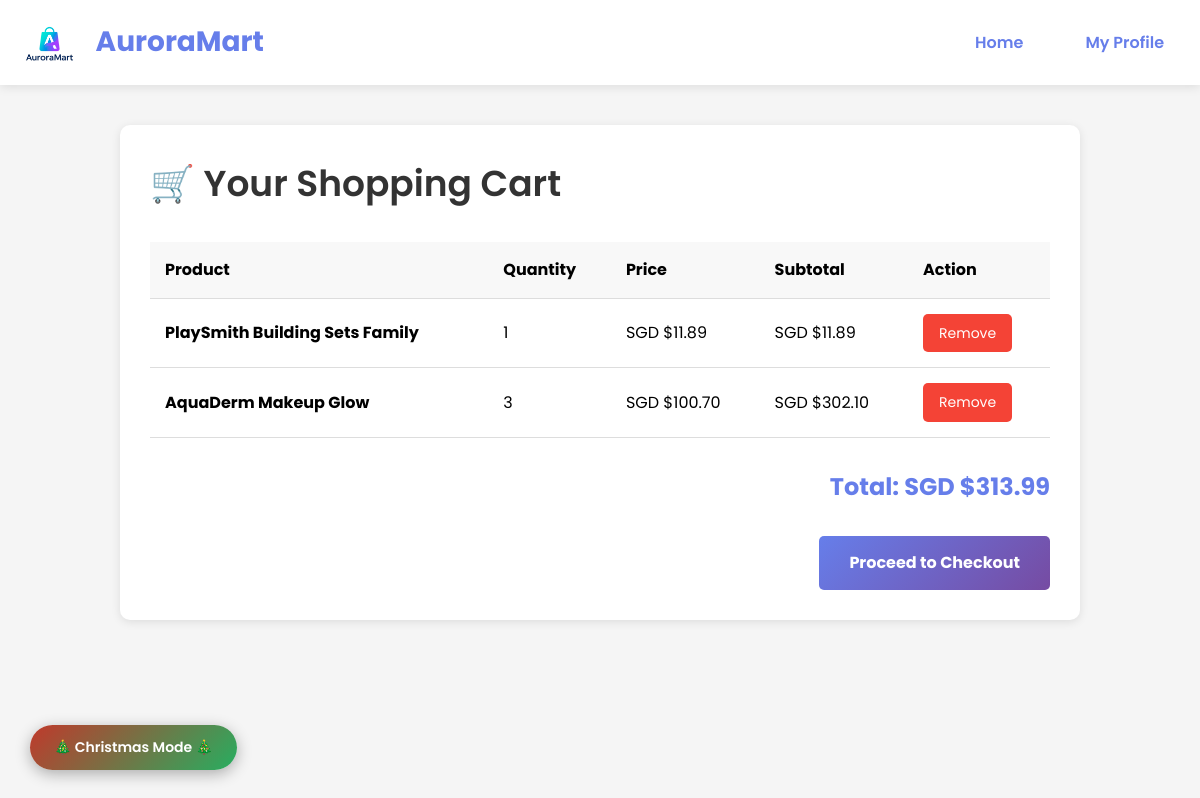
Page /cart/ (signed in) on the committed database.
### storefront/models.py (models this page shows, shortened)
class CartItem(models.Model):
    cart = models.ForeignKey(Cart, on_delete=models.CASCADE, related_name='items')
    product = models.ForeignKey(Product, on_delete=models.CASCADE)
    quantity = models.IntegerField(default=1)
    added_at = models.DateTimeField(auto_now_add=True)
    def get_total(self):
        return self.product.price * self.quantity

class Product(models.Model):
    name = models.CharField(max_length=255)
    description = models.TextField(blank=True, null=True)
    category = models.CharField(max_length=100)
    price = models.DecimalField(max_digits=10, decimal_places=2)
    stock = models.IntegerField(default=0)
    reorder_threshold = models.IntegerField(default=10)
    rating = models.DecimalField(max_digits=3, decimal_places=1, null=True, blank=True)
    image = models.ImageField(upload_to='products/', blank=True, null=True)
    created_at = models.DateTimeField(auto_now_add=True)
    updated_at = models.DateTimeField(auto_now=True)
    is_on_sale = models.BooleanField(default=False)
    original_price = models.DecimalField(max_digits=10, decimal_places=2, null=True, blank=True)
    discount_percentage = models.IntegerField(null=True, blank=True)
    class Meta:
        ordering = ['-created_at']

### storefront/views.py (the view)
# urls.py: path('cart/', views.cart, name='cart'),
@login_required
def cart(request):
    storage = messages.get_messages(request)
    storage.used = True
    customer = get_or_create_customer(request.user)
    cart = get_or_create_cart(customer)
    cart_items = cart.items.all()
    total = sum(item.get_total() for item in cart_items)
    context = {
        'cart_items': cart_items,
        'total': total,
    }
    return render(request, 'storefront/cart.html', context)

### storefront/views.py (called while the page is built)
def get_or_create_customer(user):
    try:
        return Customer.objects.get(user=user)
    except Customer.DoesNotExist:
        return Customer.objects.create(user=user)

def get_or_create_cart(customer):
    cart, created = Cart.objects.get_or_create(customer=customer)
    return cart

### storefront/templates/storefront/cart.html (shortened to what this page needs)
<!DOCTYPE html>
<html lang="en">
<head>
    {% load static %}
</head>
<body>
    <header>
        <nav>
            <a href="{% url 'storefront:index' %}" class="logo">
                {% load static %}
                <img src="{% static 'img/auroramart_logo.png' %}" alt="AuroraMart" style="height: 40px; vertical-align: middle; margin-right: 10px;">
                AuroraMart
            </a>
            <div class="nav-links">
                <a href="{% url 'storefront:index' %}">Home</a>
                <a href="{% url 'accounts:profile' %}">My Profile</a>
            </div>
        </nav>
    </header>
    <button class="theme-toggle-btn" onclick="toggleChristmasTheme()">🎄 Christmas Mode 🎄</button>
    <div class="container" id="mainContainer">
        <div class="cart-container">
            <h2>🛒 Your Shopping Cart</h2>
            {% if cart_items %}
            <table>
                <thead>
                    <tr>
                        <th>Product</th>
                        <th>Quantity</th>
                        <th>Price</th>
                        <th>Subtotal</th>
                        <th>Action</th>
                    </tr>
                </thead>
                <tbody>
                    {% for item in cart_items %}
                    <tr>
                        <td class="product-name">{{ item.product.name }}</td>
                        <td>{{ item.quantity }}</td>
                        <td>SGD ${{ item.product.price }}</td>
                        <td>SGD ${{ item.get_total }}</td>
                        <td>
                            <a href="{% url 'storefront:remove_from_cart' item.id %}" class="btn btn-danger">Remove</a>
                        </td>
                    </tr>
                    {% endfor %}
                </tbody>
            </table>
            <div class="total">
                Total: SGD ${{ total }}
            </div>
            <div class="checkout-btn">
                <a href="{% url 'storefront:checkout' %}" class="btn btn-primary">Proceed to Checkout</a>
            </div>
            {% else %}
            <div class="empty-cart">
                <p>Your cart is empty!</p>
                <a href="{% url 'storefront:index' %}">Continue Shopping</a>
            </div>
            {% endif %}
        </div>
    </div>
</body>
</html>

### storefront/templates/storefront/cart.html (style rules this page uses)
* { margin: 0; padding: 0; box-sizing: border-box; }
body { font-family: 'Poppins', sans-serif; background-color: #f5f5f5; font-weight: 400; font-size: 16px; line-height: 1.6; }
header { background: white; color: #667eea; padding: 20px 0; box-shadow: 0 2px 10px rgba(0,0,0,0.1); }
nav { max-width: 1200px; margin: 0 auto; display: flex; justify-content: space-between; align-items: center; padding: 0 20px; }
.logo { font-size: 28px; font-weight: 700; color: #667eea; text-decoration: none; display: inline-block; }
.nav-links { display: flex; gap: 30px; align-items: center; }
.nav-links a { color: #667eea; text-decoration: none; padding: 8px 16px; border-radius: 5px; transition: all 0.3s ease; font-weight: 600; display: inline-block; }
.container { max-width: 1000px; margin: 0 auto; padding: 40px 20px; }
.cart-container { background: white; border-radius: 10px; padding: 30px; box-shadow: 0 2px 10px rgba(0,0,0,0.1); }
.cart-container h2 { font-size: 36px; font-weight: 600; margin-bottom: 30px; color: #333; }
table { width: 100%; border-collapse: collapse; margin-bottom: 30px; }
th, td { padding: 15px; text-align: left; border-bottom: 1px solid #ddd; }
th { background-color: #f8f8f8; font-weight: bold; }
.product-name { font-weight: bold; }
.btn { padding: 8px 16px; border: none; border-radius: 5px; cursor: pointer; text-decoration: none; display: inline-block; font-size: 14px; }
.btn-danger { background: #f44336; color: white; }
.btn-primary { background: linear-gradient(135deg, #667eea 0%, #764ba2 100%); color: white; padding: 14px 30px; font-size: 16px; font-weight: bold; }
.total { font-size: 24px; font-weight: bold; color: #667eea; text-align: right; margin-top: 20px; }
.checkout-btn { text-align: right; margin-top: 30px; }
.theme-toggle-btn { position: fixed; bottom: 30px; left: 30px; background: linear-gradient(135deg, #c0392b, #27ae60); color: white; border: none; padding: 12px 24px; border-radius: 50px; cursor: pointer; font-family: 'Poppins', sans-serif; font-weight: 600; font-size: 14px; transition: all 0.3s ease; box-shadow: 0 4px 15px rgba(0,0,0,0.3); z-index: 1000; }

### rows in the picture
CartItem: product.name "PlaySmith Building Sets Family", quantity "1", product.price "11.89", get_total "11.89"
CartItem: product.name "AquaDerm Makeup Glow", quantity "3", product.price "100.70", get_total "302.10"

### other values in the picture
{{ total }} "313.99"
